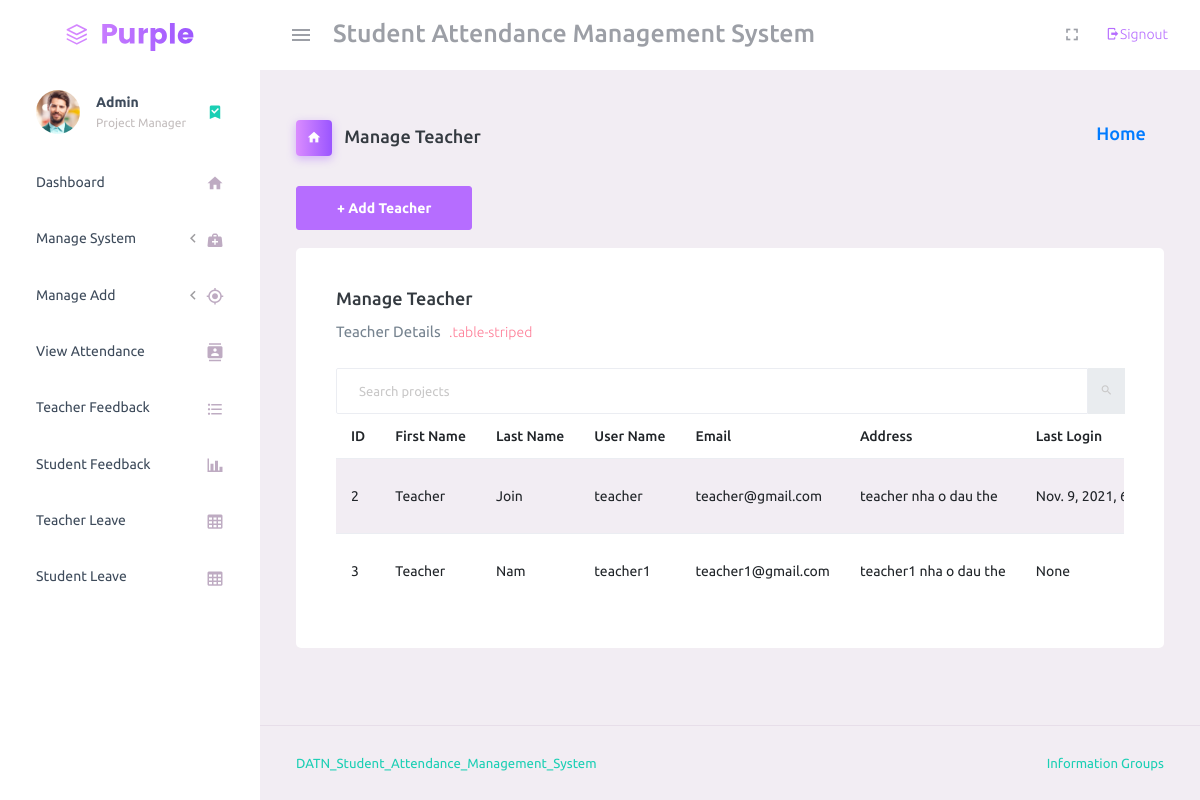
The app's page /manage_teacher/ (signed in), older data.
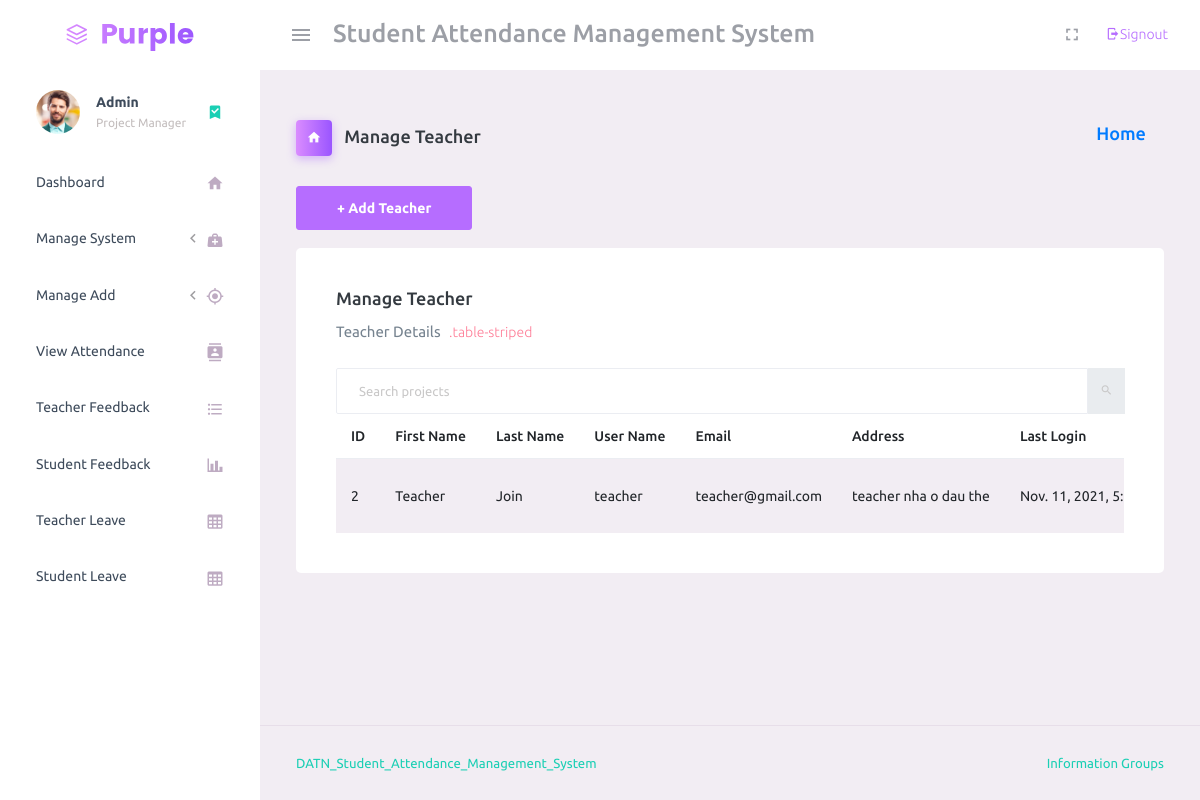
The same page, newer data.
### student_management_app/models.py (models this page shows)
class Teachers(models.Model):
    id = models.AutoField(primary_key=True)
    name = models.CharField(max_length=255)
    email = models.CharField(max_length=255)
    password = models.CharField(max_length=255)
    admin = models.OneToOneField(CustomUser, on_delete=models.CASCADE)
    address = models.TextField()
    created_at = models.DateTimeField(auto_now_add=True)
    updated_at = models.DateTimeField(auto_now_add=True)
    objects = models.Manager()

class CustomUser(AbstractUser):
    user_type_data = ((1, "HOD"), (2, "Teacher"), (3, "Student"))
    user_type = models.CharField(default=1, choices=user_type_data, max_length=10)

### student_management_app/HodViews.py (the view)
# urls.py: path('manage_teacher/', HodViews.manage_teacher, name="manage_teacher"),
def manage_teacher(request):
    teachers = Teachers.objects.all()
    context = {
        "teachers": teachers
    }
    return render(request, "hod_template/manage_teacher_template.html", context)

### student_management_app/LoginCheckMiddleWare.py (called while the page is built, shortened)
    def process_view(self, request, view_func, view_args, view_kwargs):
        modulename = view_func.__module__
        user = request.user
        if user.is_authenticated:
            if user.user_type == "1":
                if modulename == "student_management_app.HodViews":
                    pass
                elif modulename == "student_management_app.views" or modulename == "django.views.static":
                    pass
                else:
                    return redirect("admin_home")
            else:
                return redirect("login")
        else:
            if request.path == reverse("login") or request.path == reverse("doLogin"):
                pass
            else:
                return redirect("login")

### student_management_app/templates/hod_template/manage_teacher_template.html (shortened to what this page needs)
{% extends 'hod_template/base_template.html'%}
{% load static %}
{% block page_title %}
Manage Teacher
{% endblock page_title %}
{% block content %}
    <a class="btn btn-primary" href="{% url 'add_teacher' %}" role="button">+ Add Teacher</a> <br/>&nbsp;
    <div class="card">
        <div class="card-body">
        <div class="search-field d-none d-md-block">
            <h4 class="card-title">Manage Teacher</h4>
            <p class="card-description"> Teacher Details <code>.table-striped</code></p>
            <form class="d-flex align-items-center h-100" action="#">
            <div class="input-group">
                <input type="text" class="form-control bg-transparent border-5" placeholder="Search projects">
                <div class="input-group-prepend bg-transparent">
                    <i class="input-group-text border-0 mdi mdi-magnify"></i>
                </div>
            </div>
            </form>
        </div>
        <div class="card-body table-responsive p-0">
            <table class="table table-striped table-hover text-nowrap ">
                <thead>
                <tr>
                    <th> ID </th>
                    <th> First Name </th>
                    <th> Last Name </th>
                    <th> User Name </th>
                    <th> Email </th>
                    <th> Address </th>
                    <th> Last Login </th>
                </tr>
                </thead>
                <tbody>
                {% for teacher in teachers %}
                    <tr>
                        <td> {{ teacher.admin.id }}</td>
                        <td> {{ teacher.admin.first_name }}</td>
                        <td> {{ teacher.admin.last_name }}</td>
                        <td> {{ teacher.admin.username }}</td>
                        <td> {{ teacher.admin.email }}</td>
                        <td> {{ teacher.address }}</td>
                        <td> {{ teacher.admin.last_login }}</td>
                    </tr>
                {% endfor %}
                </tbody>
            </table>
        </div>
        </div>
    </div>
{% endblock content %}

Row changes from the older to the newer data that the page shows:
removed Teachers: admin.id "3", admin.first_name "Teacher", admin.last_name "Nam", admin.username "teacher1", admin.email "teacher1@gmail.com", address "teacher1 nha o dau the", admin.last_login "None"
changed Teachers "teacher nha o dau the": admin.last_login "Nov. 9, 2021,…" → "Nov. 11, 2021,…"
